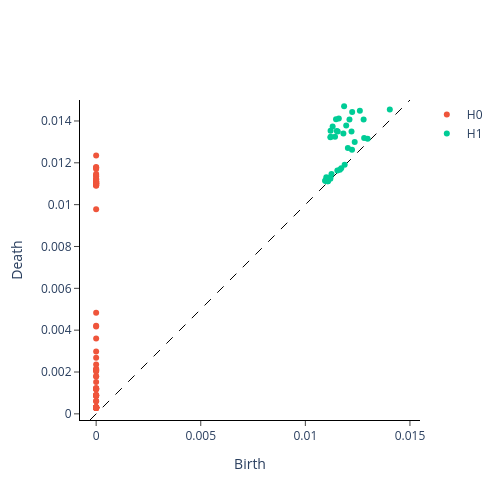

Notebook code cell kept with this figure:
### Markdown cell above
Примените метод персистентных гомологий (постройте симплициальные комплексы) к полученным на шаге 3 облакам точек.

### Code cell
import numpy as np
import pandas as pd
import matplotlib.pyplot as plt
from gtda.homology import VietorisRipsPersistence
from gtda.diagrams import PersistenceLandscape, PersistenceImage, BettiCurve
from gtda.plotting import plot_diagram
from sklearn.cluster import KMeans
from sklearn.preprocessing import StandardScaler
import warnings
warnings.filterwarnings('ignore')

# Метод скользящего окна (Sliding Window)
WINDOW_SIZE = 80
STRIDE = 10

point_clouds = []
time_indices = []

for i in range(0, len(X_non_uniform) - WINDOW_SIZE + 1, STRIDE):
    window_pc = X_non_uniform[i : i + WINDOW_SIZE]
    point_clouds.append(window_pc)
    time_indices.append(i + WINDOW_SIZE // 2)

point_clouds = np.array(point_clouds)
print(f"Сформировано локальных облаков точек (окон): {point_clouds.shape}")

# Вычисление персистентных гомологий для H0 и H1
vr = VietorisRipsPersistence(homology_dimensions=[0, 1], n_jobs=-1)
diagrams = vr.fit_transform(point_clouds)
print(f"Размерность тензора диаграмм персистентности: {diagrams.shape}")

# Диаграмма персистентности для окна №10
plot_diagram(diagrams[10])
